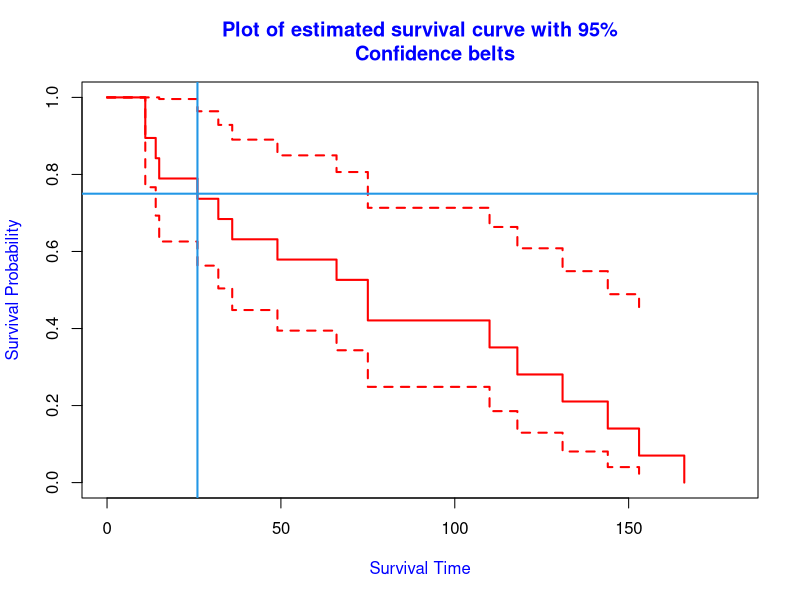
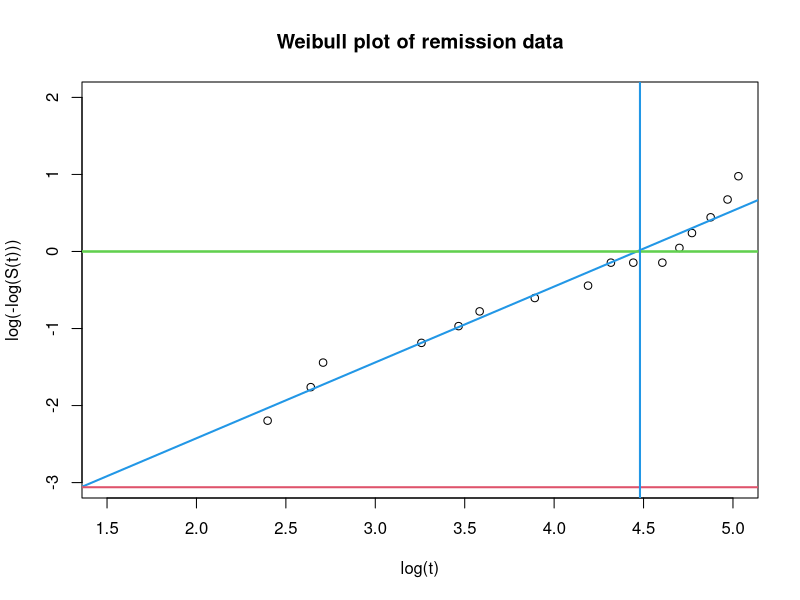

Source code (R) for these figures, in order:
###1
time=c(75,166,110,144,26,118,131,14,49,153,66,36,32,11,11,15,75,85,100)
length(time)
#sort(time)
status=c(rep(1,17),rep(0,2))
dataset=data.frame(time,status)
dataset

#(a)
library(survival)
km.fit=survfit(Surv(time,status==1)~1,data=dataset)
summary(km.fit)

plot(km.fit,col='red',lwd=2,main='Plot of estimated survival curve with 95%
     Confidence belts',col.main='blue',xlab='Survival Time',col.lab='blue',
     xlim=c(0,180),ylab='Survival Probability',col.lab='blue',conf.int=0.95)

#abline(v=45,col=4,lwd=2)
abline(h=0.75,v=26,col=4,lwd=2)

time=km.fit$time[-17]
s=km.fit$surv[-17]
km.fit$time
time
s
x=log(time)
y=log(-log(s))
plot(x,y,xlim=c(1.5,5),ylim=c(-3,2),main="Weibull plot of remission data",
     xlab="log(t)",ylab="log(-log(S(t)))")
abline(lsfit(x,y),col=4,lwd=2)
abline(h=0,col=3,lwd=2)

abline(h=c(0,-3.06),col=c(3,2),lwd=2)
abline(v=4.48,col=4,lwd=2)
